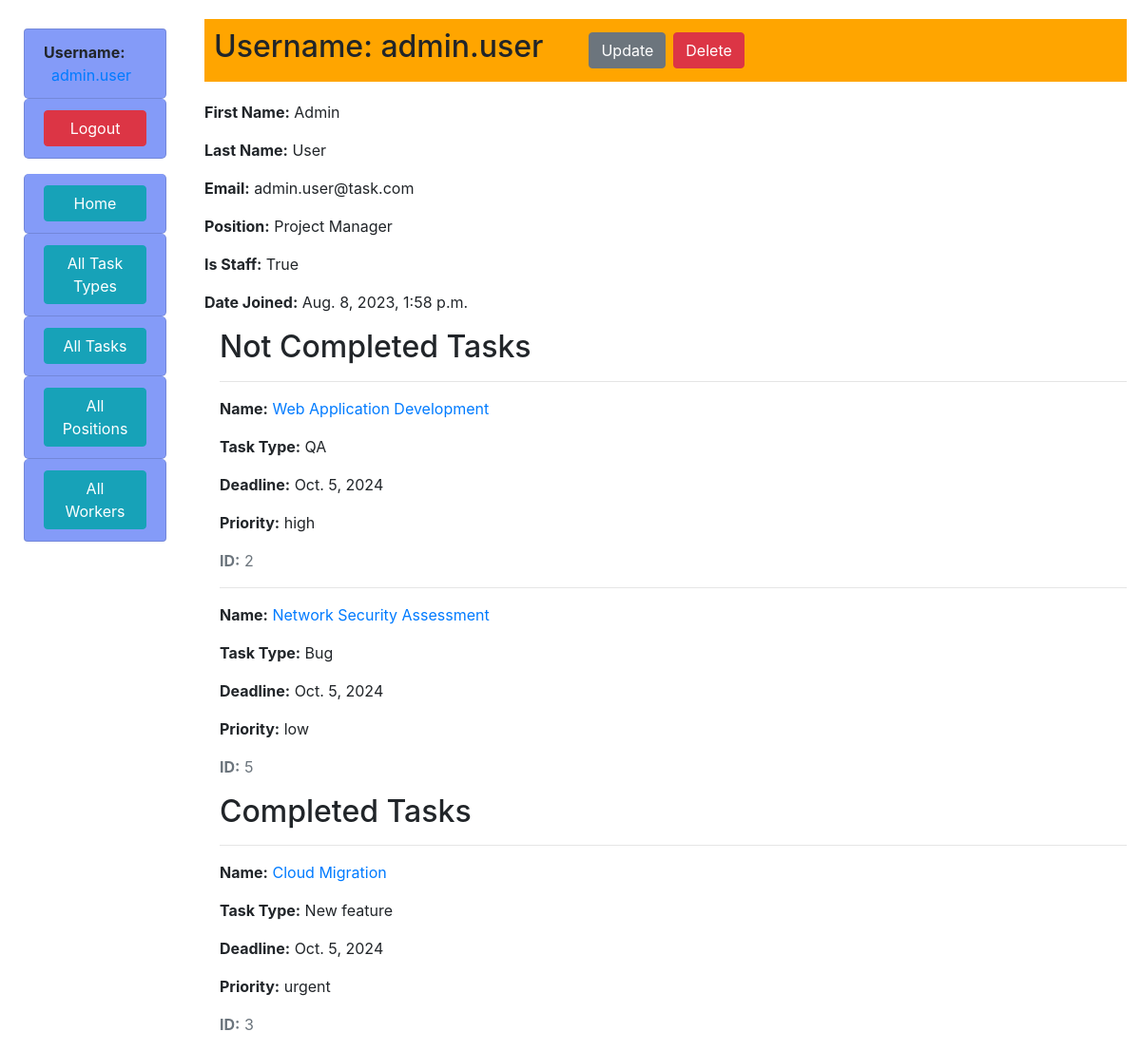
Page /workers/1/ (signed in) on the committed database.
### task/models.py (models this page shows, shortened)
class Worker(AbstractUser):
    position = models.ForeignKey(
        "Position",
        on_delete=models.CASCADE,
        related_name="workers",
        blank=True,
        null=True
    )
    class Meta:
        ordering = ["position"]
        verbose_name = "worker"
        verbose_name_plural = "workers"
    def get_absolute_url(self):
        return reverse("task:worker-detail", kwargs={"pk": self.pk})

class Position(models.Model):
    name = models.CharField(max_length=128, unique=True)
    def __str__(self):
        return self.name

class Task(models.Model):
    PRIORITY_CHOICES = [
        ("urgent", "Urgent"),
        ("high", "High"),
        ("medium", "Medium"),
        ("low", "Low"),
    ]
    name = models.CharField(max_length=255)
    description = models.TextField()
    deadline = models.DateField()
    is_completed = models.BooleanField()
    priority = models.CharField(
        choices=PRIORITY_CHOICES, default="medium", max_length=10
    )
    task_type = models.ForeignKey(
        TaskType, on_delete=models.SET_NULL, related_name="tasks", null=True
    )
    assignees = models.ManyToManyField(
        settings.AUTH_USER_MODEL, related_name="tasks"
    )
    class Meta:
        ordering = ["is_completed", "priority"]
    def get_absolute_url(self):
        return reverse("task:task-detail", kwargs={"pk": self.pk})

class TaskType(models.Model):
    name = models.CharField(max_length=255, unique=True)
    class Meta:
        verbose_name = "task type"
        verbose_name_plural = "task types"

### task/views.py (the view)
class WorkerDetailView(LoginRequiredMixin, generic.DetailView):
    model = Worker
    def get_context_data(self, **kwargs):
        context = super().get_context_data(**kwargs)
        worker = self.get_object()
        context["is_completed"] = Task.objects.filter(
            assignees=worker, is_completed=True
        )
        context["not_completed"] = Task.objects.filter(
            assignees=worker, is_completed=False
        )
        return context

### templates/task/worker_detail.html
{% extends "base.html" %}
{% block content %}
  <div class="sticky-header form-inline">
    <h2 class="username">Username: {{ worker.username }}</h2>
    <a href="{% url 'task:worker-update' worker.id %}" class="btn btn-secondary ml-5">Update</a>
    <a href="{% url 'task:worker-delete' worker.id %}" class="btn btn-danger ml-2">Delete</a>
  </div>
  <div class="content">
    <p><strong>First Name:</strong> {{ worker.first_name }}</p>
    <p><strong>Last Name:</strong> {{ worker.last_name }}</p>
    <p><strong>Email:</strong> {{ worker.email }}</p>
    <p><strong>Position:</strong> {{ worker.position }}</p>
    <p><strong>Is Staff:</strong> {{ worker.is_staff }}</p>
    <p><strong>Date Joined:</strong> {{ worker.date_joined }}</p>
    <div class="ml-3">
      <h2>Not Completed Tasks</h2>
      {% for task in not_completed %}
        <hr>
        <p><strong>Name:</strong><a href="{{ task.get_absolute_url }}"> {{ task.name }}</a></p>
        <p><strong>Task Type:</strong> {{ task.task_type.name }}</p>
        <p><strong>Deadline:</strong> {{ task.deadline }}</p>
        <p><strong>Priority:</strong> {{ task.priority }}</p>
        <p class="text-muted"><strong>ID:</strong> {{ task.id }}</p>
      {% empty %}
        <p>There are no not completed tasks!</p>
      {% endfor %}
      <h2>Completed Tasks</h2>
      {% for task in is_completed %}
        <hr>
        <p><strong>Name:</strong><a href="{{ task.get_absolute_url }}"> {{ task.name }}</a></p>
        <p><strong>Task Type:</strong> {{ task.task_type.name }}</p>
        <p><strong>Deadline:</strong> {{ task.deadline }}</p>
        <p><strong>Priority:</strong> {{ task.priority }}</p>
        <p class="text-muted"><strong>ID:</strong> {{ task.id }}</p>
      {% empty %}
        <p>There are no completed tasks!</p>
      {% endfor %}
    </div>
  </div>
{% endblock %}

### templates/includes/sidebar.html (shortened to what this page needs)
<ul class="list-group sidebar-nav sticky-sidebar">
  {% if user.is_authenticated %}
    <li class="list-group-item sidebar-bg-color">
      <span class="font-weight-bold">Username:</span>
      <a href="{{ user.get_absolute_url }}" class="ml-2">{{ user.username }}</a>
    </li>
    <li class="list-group-item sidebar-bg-color mb-3">
      <a href="{% url 'logout' %}" class="btn btn-danger btn-block">Logout</a>
    </li>
  {% endif %}
  <li class="list-group-item sidebar-bg-color">
    <a href="{% url 'task:index' %}" class="btn btn-info btn-block">Home</a>
  </li>
  <li class="list-group-item sidebar-bg-color">
    <a href="{% url 'task:task-type-list' %}" class="btn btn-info btn-block">All Task Types</a>
  </li>
  <li class="list-group-item sidebar-bg-color">
    <a href="{% url 'task:task-list' %}" class="btn btn-info btn-block">All Tasks</a>
  </li>
  <li class="list-group-item sidebar-bg-color">
    <a href="{% url 'task:position-list' %}" class="btn btn-info btn-block">All Positions</a>
  </li>
  <li class="list-group-item sidebar-bg-color">
    <a href="{% url 'task:worker-list' %}" class="btn btn-info btn-block">All Workers</a>
  </li>
</ul>

### static/css/styles.css (style rules this page uses)
body { margin-top: 20px; }
.sidebar-bg-color { background-color: rgb(132, 155, 248); }
.list-group-item { border-radius: 5px; }
.sticky-header { position: sticky; top: 0; background-color: orange; z-index: 1; padding: 10px; }
.sticky-sidebar { position: sticky; top: 0; z-index: 1; padding: 10px; }
.content { margin-top: 20px; }

### rows in the picture
Worker: username "admin.user", first_name "Admin", last_name "User", email "admin.user@task.com", position "Project Manager", is_staff "True", date_joined "Aug. 8, 2023, 1:58 p.m."
Task: name "Web Application Development", task_type.name "QA", deadline "Oct. 5, 2024", priority "high", id "2"
Task: name "Network Security Assessment", task_type.name "Bug", deadline "Oct. 5, 2024", priority "low", id "5"
Task: name "Cloud Migration", task_type.name "New feature", deadline "Oct. 5, 2024", priority "urgent", id "3"
